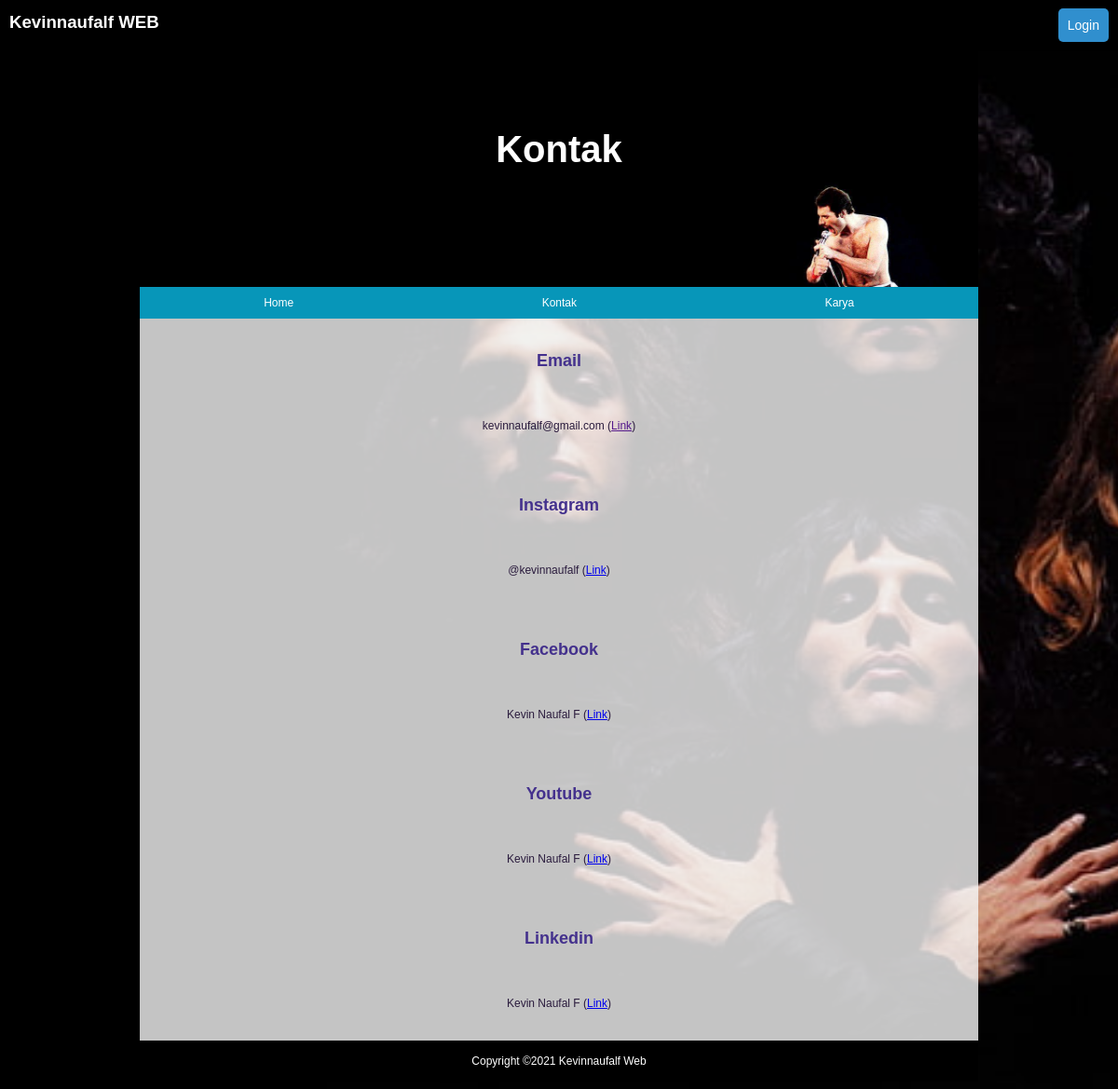
The page /kontak.php on the database its author committed.
### tables this page shows
CREATE TABLE `menu` (
  `idmenu` int(11) NOT NULL,
  `nama_menu` varchar(50) DEFAULT NULL,
  `alamat` varchar(50) DEFAULT NULL
);

CREATE TABLE `kontak` (
  `idkontak` int(11) NOT NULL,
  `sosmed` varchar(50) DEFAULT NULL,
  `nama` varchar(50) DEFAULT NULL,
  `link` text DEFAULT NULL
);

### kontak.php (the view, shortened to what this page needs)
<?php
include "koneksi.php";
?>
<!DOCTYPE html>
<html lang="en">
<head>
    <link rel="stylesheet" href="css/style1.css">
    <link rel="stylesheet" href="css/responsive.css">
</head>
<body>
    <div class="navigasi">
        <h1 class="judulweb">Kevinnaufalf WEB</h1>
        <div class="user">
            <ul>
                <li><a href="kelola/login.php">Login</a></li>
            </ul>
        </div>
    </div>
    <div class="pembungkus">
        <div class="header">
            <h1>Kontak</h1>
        </div>
        <div class="menu" style="width: 100%;">
            <ul>
                <?php
                $sql = "SELECT * FROM menu";
                $a = $koneksi->query($sql);
                while ($c = $a->fetch_array()) {
                ?>
                    <li><a href="<?php echo $c['alamat']; ?>"><?php echo $c['nama_menu']; ?></a></li>
                <?php
                }
                ?>
            </ul>
        </div>
    </div>
    <?php
    $sql = "SELECT * FROM kontak";
    $a = $koneksi->query($sql);
    while ($c = $a->fetch_array()) {
    ?>
        <div class="konten">
            <div class="isikonten karya">
                <h1 class="judulartikel"><?php echo $c['sosmed'];?></h1>
                <div class="isiartikel">
                    <p><?php echo $c['nama'];?> (<a href="<?php echo $c['link'];?>">Link</a>)</p>
                </div>
            </div>
        </div>
    <?php
    }
    ?>
    <div class="footer">
        <p>Copyright &#169;2021 Kevinnaufalf Web</p>
    </div>
</body>
</html>

### css/style1.css (style rules this page uses)
body { font-family: Verdana, Geneva, Tahoma, sans-serif; font-size: 12px; background-image: url("../img/bg_home.jpg"); background-size: cover; background-attachment: fixed; width: 900px; margin-left: auto; margin-right: auto; }
.user ul { list-style-type: none; float: right; margin-top: 9px; margin-bottom: 0px; }
.user ul li { float: left; font-size: 14px; background-color: #308fce; margin-bottom: 10px; margin-right: 10px; border-radius: 5px; }
.user li a { display: block; text-decoration: none; color: white; padding: 10px; }
.navigasi { background-color: black; box-sizing: border-box; position: fixed; width: 100%; top: 0px; right: 0px; left: 0px; }
.navigasi h1 { font-weight: bold; font-size: 14pt; color: white; float: left; padding: 0px; padding-left: 10px; }
.menu { background-color: #0796b9; }
.menu ul { list-style-type: none; margin: 0px; padding: 0px; display: flex; justify-content: space-around; }
.menu li a { display: block; text-decoration: none; color: white; padding: 10px; padding-left: 21px; padding-right: 21px; background-color: #0796b9; }
.pembungkus { box-sizing: border-box; }
.header { height: 300px; background-image: url("../img/bg_serigala.jpg"); background-size: cover; color: white; }
.header h1 { padding-top: 130px; font-size: 30pt; text-align: center; }
.konten { box-sizing: border-box; background-color: rgba(245, 245, 245, 0.801); padding: 10px; color: #2A1B3D; }
.isikonten { margin: 10px; }
.isikonten h1.judulartikel { font-size: 18px; font-weight: bold; margin-top: 15px; color: #44318D; }
.isiartikel { margin-top: 25px; }
.isiartikel p { text-align: justify; line-height: 20px; margin-bottom: 10px; }
.karya { display: flex; justify-content: center; align-items: center; flex-direction: column; }
.footer { background-color: black; color: white; text-align: center; padding-top: 3px; padding-bottom: 3px; box-sizing: border-box; }

### rows shown on the page
menu: nama_menu "Home"
menu: nama_menu "Kontak"
menu: nama_menu "Karya"
kontak: sosmed "Email", nama "kevinnaufalf@gmail.com"
kontak: sosmed "Instagram", nama "@kevinnaufalf"
kontak: sosmed "Facebook", nama "Kevin Naufal F"
kontak: sosmed "Youtube", nama "Kevin Naufal F"
kontak: sosmed "Linkedin", nama "Kevin Naufal F"
